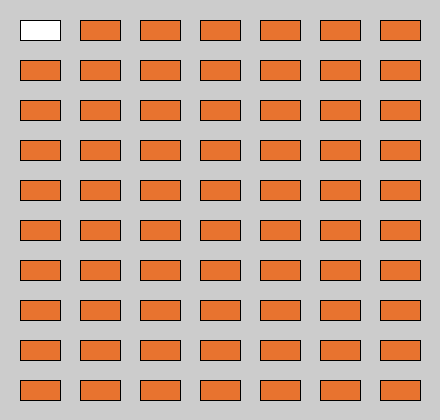
Frame 1 (no input)
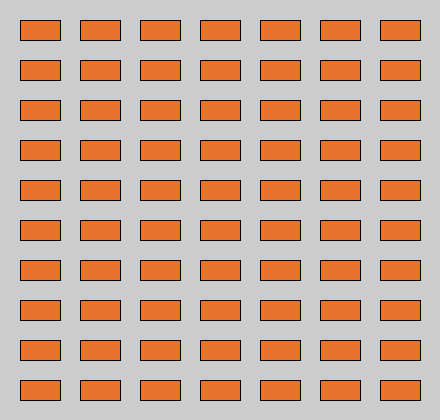
Frame 60 (the mouse pressed at the canvas centre just before this capture)
Frame 120 (the mouse held since frame 60 and released just before this capture): identical to frame 60, image omitted

The Processing sketch that drew these frames (run headless with seeded random() and noise(); from frame 60 on, the mouse is pressed at the canvas centre):

// Processing sketch: punto20
// ── punto20.pde
PVector coordenadasRect;
int ancho, alto,distanciaEntreRect;

public void setup(){
  size(440,420);
  distanciaEntreRect = 20;
  ancho = 40;
  alto = 20;
  coordenadasRect = new PVector(distanciaEntreRect,distanciaEntreRect);  
}

public void draw(){
  dibujarRectangulos();
}

public void dibujarRectangulos(){
  for (float x= coordenadasRect.x; x< width; x+= (ancho + distanciaEntreRect)){
    for(float y = coordenadasRect.y; y< height; y+=( alto + distanciaEntreRect)){
    rect(x,y,ancho,alto);
    fill(#E8732F);
  }
}  
}
